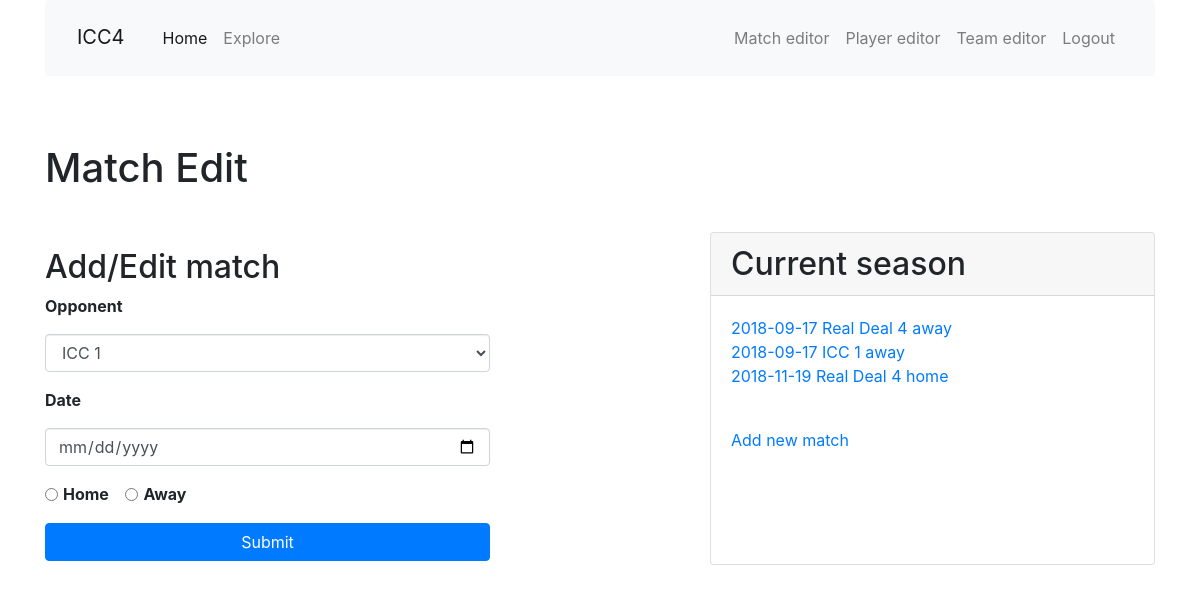
/match_edit, run on an earlier commit of the app's database.
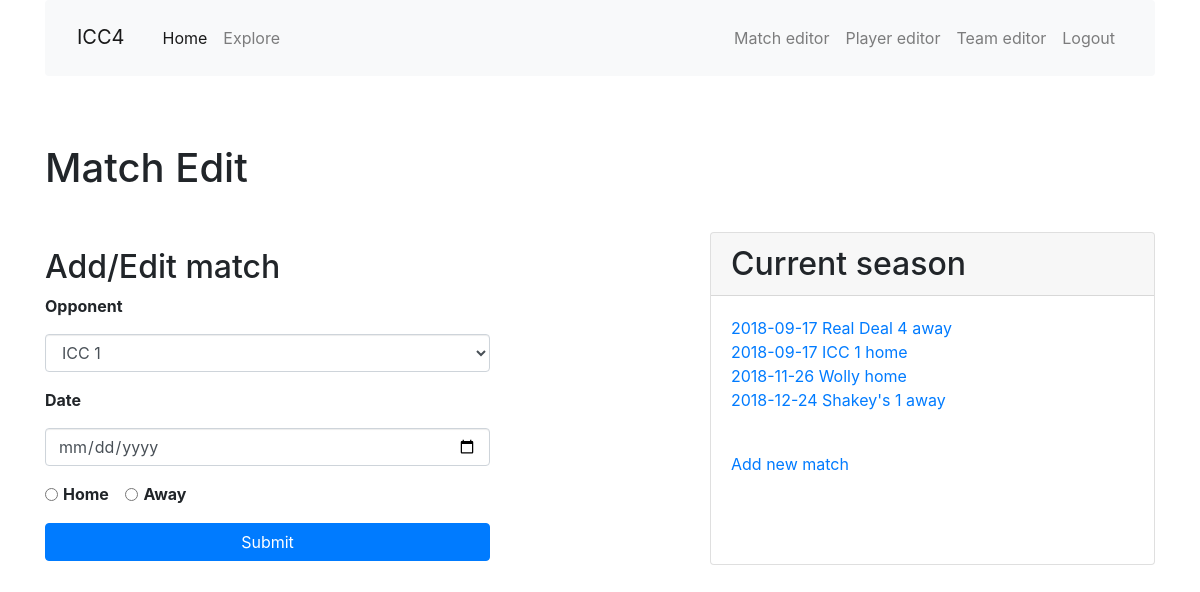
And on a later commit of the database.
### app/models.py (models this page shows, shortened)
class Match(db.Model):
    id = db.Column(db.Integer, primary_key=True)
    opponent_id = db.Column(db.Integer, db. ForeignKey('team.id'))
    opponent = db.relationship('Team', back_populates='matches')
    date = db.Column(db.Date, index=True, default=date.today())
    location = db.Column(db.String(64))
    home_away = db.Column(db.String(32), index=True)
    games = db.relationship('Game', back_populates='match', lazy='dynamic')
    team_score = db.Column(db.Integer, index=True)
    opponent_score = db.Column(db.Integer, index=True)
    win = db.Column(db.Boolean, index=True, default=True)
    match_summary = db.Column(db.String(512))
    food = db.Column(db.String(128))

class Team(db.Model):
    id = db.Column(db.Integer, primary_key=True)
    name = db.Column(db.String(64), index=True, unique=True)
    home_location = db.Column(db.String(64), index=True)
    address = db.Column(db.String(128), index=True)
    matches = db.relationship('Match', back_populates='opponent', lazy='dynamic')

### app/main/routes.py (the view, shortened to what this page needs)
@bp.route('/match_edit',  methods=['GET', 'POST'], defaults={'id': None})
@bp.route('/match_edit/<id>',  methods=['GET', 'POST'])
def match_edit(id):
    match = Match.query.filter_by(id=id).first()
    if match is not None:
        form = EditMatchForm(date=match.date, home_away=match.home_away,
                opponent=match.opponent.name)
    else:
        form = EditMatchForm()
    all_matches = Match.query.order_by(Match.date).all()
    all_teams = Team.query.order_by(Team.name).all()
    if  form.submit_delete.data and match is not None:
        db.session.delete(match)
        db.session.commit()
        flash('Match {} {} {} deleted!'.format(form.date.data, form.opponent.data, form.home_away.data), 'danger')
        return redirect(url_for('main.match_edit'))
    return render_template('edit_match.html', title='Match Editor',
        form=form, match=match, all_teams=all_teams, all_matches=all_matches)

### app/main/forms.py (shortened to what this page needs)
class EditMatchForm(FlaskForm):
    date = DateField('Date', format='%Y-%m-%d', validators=[DataRequired()])
    opponent = StringField('Opponent', validators=[DataRequired()])
    home_away = RadioField('Location', choices=[('home','Home'),('away','Away')], validators=[DataRequired()])
    submit_new = SubmitField('Submit')
    submit_edit = SubmitField('Edit Match')
    submit_delete = SubmitField('Delete Match')
    def __init__(self, *args, **kwargs):
        super().__init__(*args, **kwargs)
        self.original_date = self.date
        self.original_opponent = self.opponent
        self.original_home_away = self.home_away

### app/templates/edit_match.html (shortened to what this page needs)
{% extends "base.html" %}
{% import 'bootstrap/wtf.html' as wtf %}
{% block app_content %}
  <h1>Match Edit</h1>
  <br>
  <div class="row">
    <div class="col-md-5 mt-4"><h2>Add/Edit match</h2>
      <form class="form" method="post" role="form">
        <div class="form-group required">
          <label for="opponent">{{ form.opponent.label }}</label>
          <select type="text" class="form-control" id="opponent" name="opponent" required value="{{ form.opponent.data }}" aria-describedby="opponent">
          {% for team in all_teams %}
          {%if match %}
          {% if team.name == match.opponent.name %}
          <option selected value="{{ team.name }}">{{ team.name }}</option>
          {% else %}
          <option value="{{ team.name }}">{{ team.name }}</option>
          {% endif %}
          {% else %}
          <option value="{{ team.name }}">{{ team.name }}</option>
          {% endif %}
          {% endfor %}
          </select>
        </div>
        <div class="form-group required">
          <label for="date">{{ form.date.label }}</label>
            <input class="form-control" type="date" name="date" value="{{ form.date.data }}" id="date">
        </div>
        <fieldset class="form-group">
          {% for choice in form.home_away.choices %}
          <div class="form-check form-check-inline">
            {% if match %}
            {% if choice[0] == match.home_away %}
            <input type="radio" class="form-check-input" name="home_away" id={{ form.home_away.id }} value="{{ choice[0] }}" checked>
            {% else %}
            <input type="radio" class="form-check-input" name="home_away" id={{ form.home_away.id }} value="{{ choice[0] }}">
            {% endif %}
            {% else %}
            <input type="radio" class="form-check-input" name="home_away" id={{ form.home_away.id }} value="{{ choice[0] }}">
            {% endif %}
            <label for="home_away" class="form-check-label">{{ choice[1] }}</label>
          </div>
          {% endfor %}
        </fieldset>
        {% if match %}
        <h4 class="text-center text-muted">{{ match.date }} {{ match.opponent.name }} {{ match.home_away }}</h4>
        {{ wtf.form_field(form.submit_edit, button_map={'submit_edit': 'info my-1 btn-block'}) }}
        {{ wtf.form_field(form.submit_delete, button_map={'submit_delete': 'danger my-1 btn-block'}) }}
        {% else %}
        {{ wtf.form_field(form.submit_new, button_map={'submit_new': 'primary my-1 btn-block'}) }}
        {% endif %}
      </form>
    </div>
    <div class="col-md-2"></div>
    <div class="col-md-5 mt-2 mx-auto">
      <div class="card h-100">
        <h2 class="card-header">Current season</h2>
        <div class="card-body">
          <ul class="list-unstyled">
          {% for m in all_matches %}
          <li><a href="{{ url_for('main.match_edit', id=m.id) }}">{{ m.date }} {{ m.opponent.name }} {{ m.home_away }} </a></li>
          {% endfor %}
          </ul>
          <br>
          <a href="{{ url_for('main.match_edit') }}">Add new match</a>
        </div>
      </div>
    </div>
  </div>
{% endblock %}

What changed in the data, as far as the page shows it:
removed Match: date "2018-11-19", opponent.name "Real Deal 4", home_away "home"
changed Match "ICC 1": home_away "away" → "home"
added Match: date "2018-11-26", opponent.name "Wolly", home_away "home"
added Match: date "2018-12-24", opponent.name "Shakey's 1", home_away "away"
